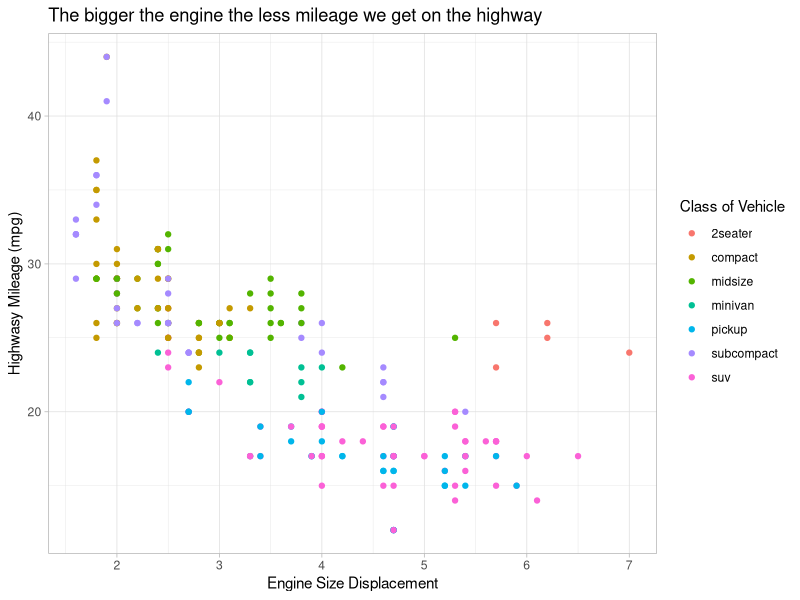
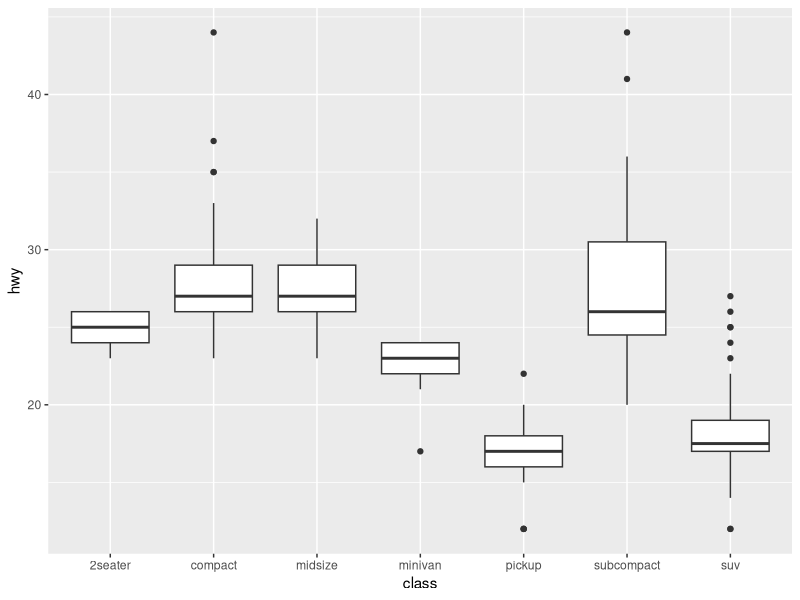
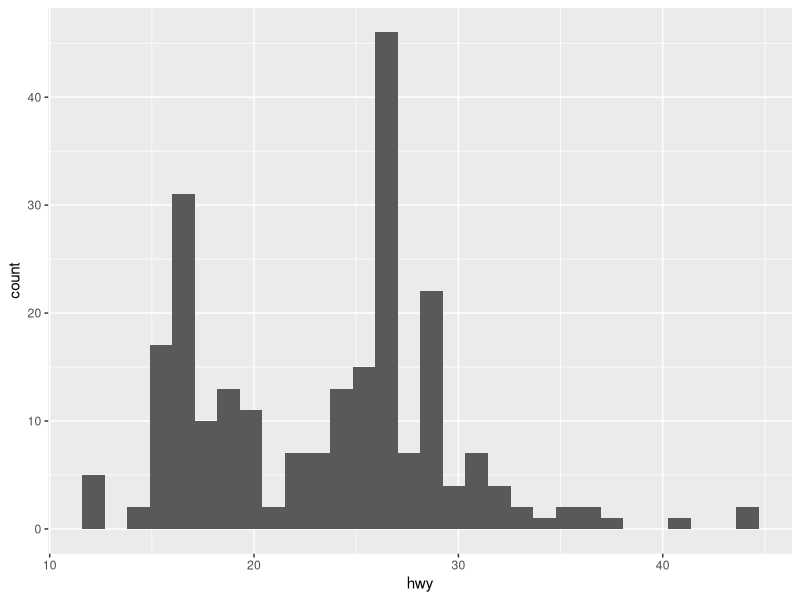
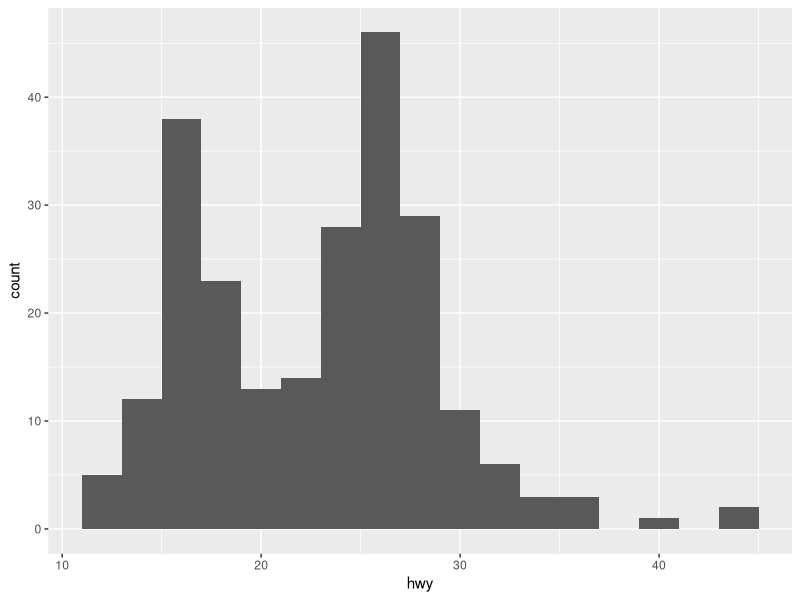
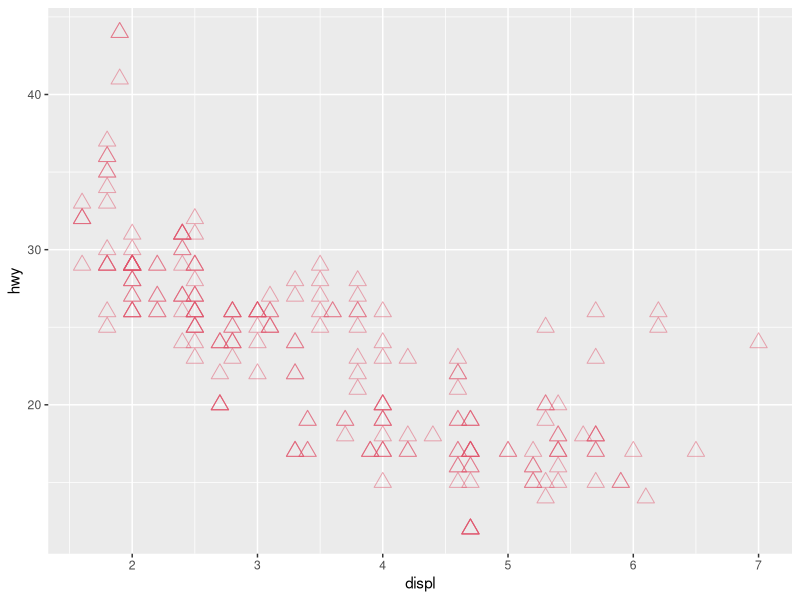
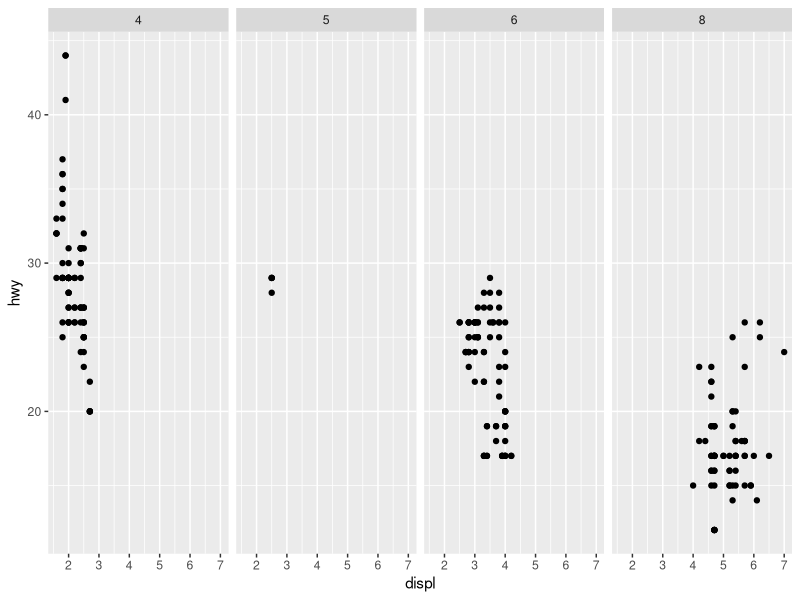
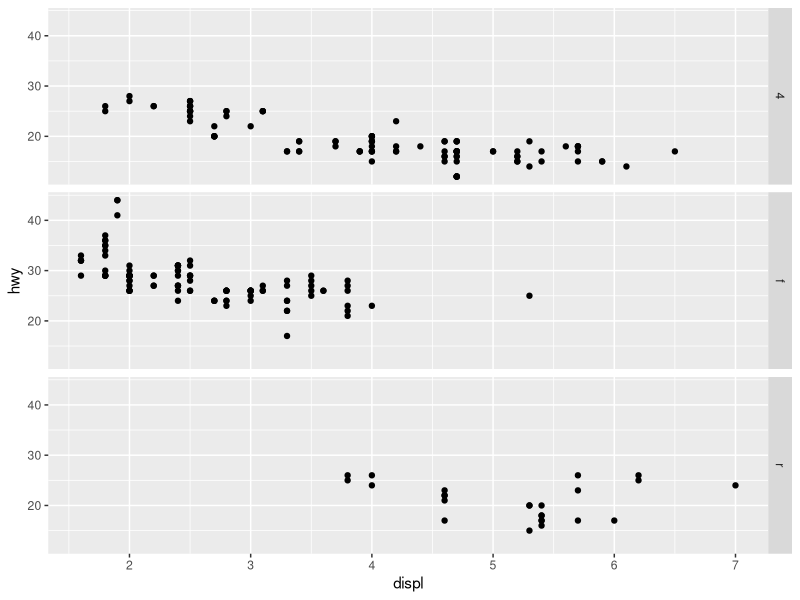
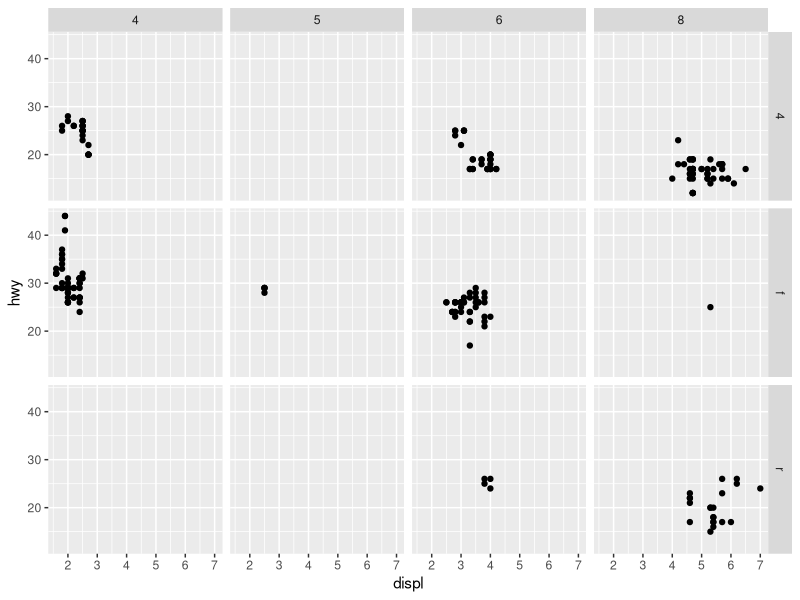

These figures' R source, in order:
## ---- chunk 1
#| label: setup1
#| include: false
library(rlang)


## ---- chunk 2
#| label: setup2
#| include: false
library(tidyverse)

## ---- chunk 3
#| label: loading data
head(mpg)
## ---- chunk 4
#| label: Creating ggplot graph
ggplot(data=mpg) +
  geom_point(mapping = aes(x = displ, y = hwy, color = class)) + 
  labs (x = "Engine Size Displacement",
        y = "Highwasy Mileage (mpg)",
        color = "Class of Vehicle",
        title = "The bigger the engine the less mileage we get on the highway") +
  theme_light()
# Don't need to always put 'mapping =' when doing the code, R will understand.
## ---- chunk 5
#| label: ggplot boxplot
ggplot(data = mpg) +
  geom_boxplot(mapping = aes(x = class, y = hwy))
## ---- chunk 6
#| label: ggplot2 Histogram
ggplot(data = mpg) +
  geom_histogram(mapping = aes(x = hwy))
## ---- chunk 7
#| label: changing bin units
ggplot(data = mpg) +
  geom_histogram(binwidth = 2, mapping = aes(x = hwy))


## ---- chunk 8
#| label: Adding color, size, alpha and shape to hist.
ggplot(data = mpg) +
  geom_point(mapping = aes(x = displ, y = hwy), color = 2, size = 4, alpha = 0.5, shape = 2)
## ---- chunk 9
#| label: Difference between facet grid and wrap
# Makes a plot that the commands below will modify
q <- ggplot(mpg) + geom_point(aes(x = displ, y = hwy))

q + facet_grid(. ~ cyl)
q + facet_grid(drv ~ .)
q + facet_grid(drv ~ cyl)
q + facet_wrap(~ class)
## ---- chunk 10
#| label: Bar Chart
ggplot(data = mpg) +
  geom_bar(mapping = aes(x = class, color = class))
## ---- chunk 11
ggplot(mpg) + 
  geom_point(aes(displ, hwy)) +
  geom_smooth(aes(displ, hwy)) 
#  ggsave("example.jpg")
